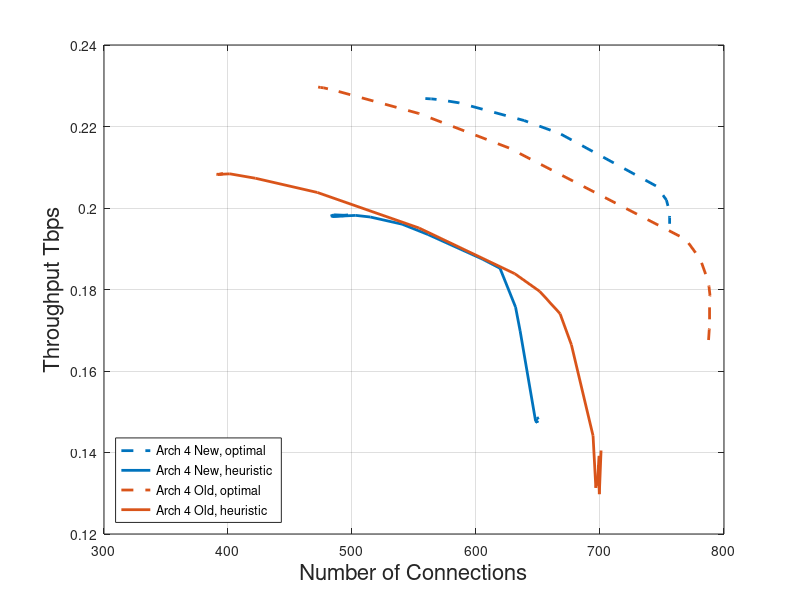

MATLAB code to generate this figure: (Note: this script raises an error after producing the figure.)
clc;
close all;
clear;

load paretoArch4Old.mat
load paretoArch4New.mat

figure1 = figure;
axes1 = axes('Parent', figure1);
box(axes1, 'on')
hold(axes1, 'on')
grid(axes1, 'on')
h(1) = plot(paretoArch4New(:,1),paretoArch4New(:,2)*0.001, '--', ...
    'displayname', 'Arch 4 New, optimal', 'linewidth', 2, 'color', [0, 0.45, 0.74]);
h(2) = plot(paretoArch4New(:,3),paretoArch4New(:,4)*0.001, ...
    'displayname', 'Arch 4 New, heuristic', 'linewidth', 2, 'color', [0, 0.45, 0.74]);
h(3) = plot(paretoArch4Old(:,1),paretoArch4Old(:,2)*0.001, '--', ...
    'displayname', 'Arch 4 Old, optimal', 'linewidth', 2, 'color', [.85, .33, .1]);
h(4) = plot(paretoArch4Old(:,3),paretoArch4Old(:,4)*0.001, ...
    'displayname', 'Arch 4 Old, heuristic', 'linewidth', 2, 'color', [.85, .33, .1]);

xlabel('Number of Connections', 'fontsize', 16)
ylabel('Throughput Tbps', 'fontsize', 16)
h = legend(h(1:4), 'location', 'southwest');
h.FontSize = 12;
% saveas(figure1, 'pareto_arch2.jpg')
